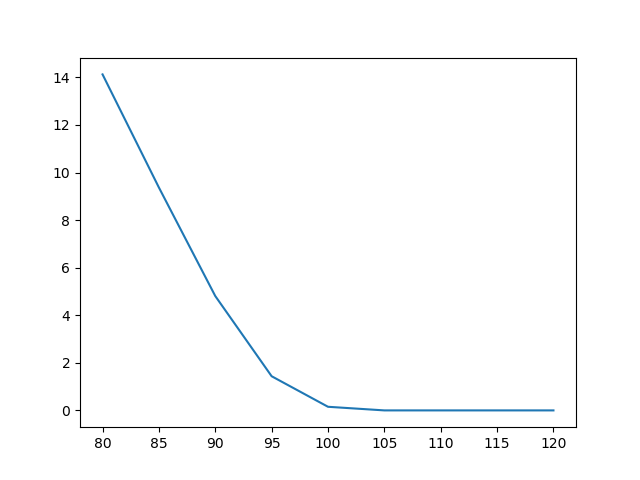

Here is the Python script that generated this plot:
import numpy as np
import matplotlib.pyplot as plt

def black_scholes(n): #n é o número de valores S gerados
    W = np.random.normal(size = n)
    S = 100*np.exp(-0.055 + W*0.04)
    K = np.linspace(80, 120, 9)
    C = np.zeros(shape = 9)
    for k in range(9):
        C[k] = np.mean(np.exp(-0.05) * np.maximum(S - K[k], 0.0))
    
    plt.plot(K, C)
    plt.show()

print (black_scholes(100))
